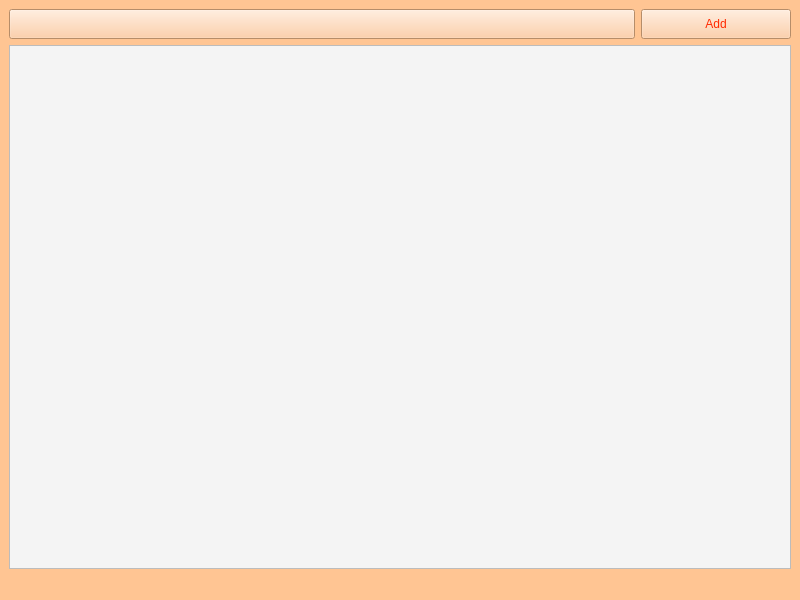
<?xml version="1.0" encoding="UTF-8"?>
<ui version="4.0">
 <class>MainWindow</class>
 <widget class="QMainWindow" name="MainWindow">
  <property name="geometry">
   <rect>
    <x>0</x>
    <y>0</y>
    <width>800</width>
    <height>600</height>
   </rect>
  </property>
  <property name="font">
   <font>
    <family>Segoe UI</family>
    <pointsize>10</pointsize>
   </font>
  </property>
  <property name="windowTitle">
   <string>MainWindow</string>
  </property>
  <property name="styleSheet">
   <string notr="true">background-color: rgb(255, 197, 147);</string>
  </property>
  <widget class="QWidget" name="centralwidget">
   <property name="sizePolicy">
    <sizepolicy hsizetype="Minimum" vsizetype="Minimum">
     <horstretch>0</horstretch>
     <verstretch>0</verstretch>
    </sizepolicy>
   </property>
   <layout class="QVBoxLayout" name="verticalLayout">
    <item>
     <layout class="QVBoxLayout" name="mainLayout">
      <property name="sizeConstraint">
       <enum>QLayout::SetMinimumSize</enum>
      </property>
      <item>
       <layout class="QHBoxLayout" name="horizontalLayout_3">
        <item>
         <widget class="QPushButton" name="pickButton">
          <property name="sizePolicy">
           <sizepolicy hsizetype="Minimum" vsizetype="Minimum">
            <horstretch>0</horstretch>
            <verstretch>0</verstretch>
           </sizepolicy>
          </property>
          <property name="minimumSize">
           <size>
            <width>500</width>
            <height>30</height>
           </size>
          </property>
          <property name="styleSheet">
           <string notr="true">border-color: rgb(255, 31, 0);</string>
          </property>
          <property name="text">
           <string/>
          </property>
          <property name="iconSize">
           <size>
            <width>16</width>
            <height>500</height>
           </size>
          </property>
         </widget>
        </item>
        <item>
         <widget class="QPushButton" name="addButton">
          <property name="sizePolicy">
           <sizepolicy hsizetype="Maximum" vsizetype="Minimum">
            <horstretch>0</horstretch>
            <verstretch>0</verstretch>
           </sizepolicy>
          </property>
          <property name="minimumSize">
           <size>
            <width>150</width>
            <height>30</height>
           </size>
          </property>
          <property name="focusPolicy">
           <enum>Qt::ClickFocus</enum>
          </property>
          <property name="layoutDirection">
           <enum>Qt::RightToLeft</enum>
          </property>
          <property name="styleSheet">
           <string notr="true">color: rgb(255, 41, 0);</string>
          </property>
          <property name="text">
           <string>Add</string>
          </property>
         </widget>
        </item>
       </layout>
      </item>
      <item>
       <widget class="QScrollArea" name="scrollArea">
        <property name="styleSheet">
         <string notr="true">background-color: rgb(244, 244, 244);</string>
        </property>
        <property name="widgetResizable">
         <bool>true</bool>
        </property>
        <widget class="QWidget" name="scrollAreaWidgetContents_5">
         <property name="geometry">
          <rect>
           <x>0</x>
           <y>0</y>
           <width>778</width>
           <height>499</height>
          </rect>
         </property>
         <layout class="QVBoxLayout" name="verticalLayout_5">
          <item>
           <layout class="QVBoxLayout" name="listLayout"/>
          </item>
         </layout>
        </widget>
       </widget>
      </item>
     </layout>
    </item>
   </layout>
  </widget>
  <widget class="QMenuBar" name="menubar">
   <property name="geometry">
    <rect>
     <x>0</x>
     <y>0</y>
     <width>800</width>
     <height>21</height>
    </rect>
   </property>
  </widget>
  <widget class="QStatusBar" name="statusbar"/>
 </widget>
 <resources/>
 <connections/>
</ui>
